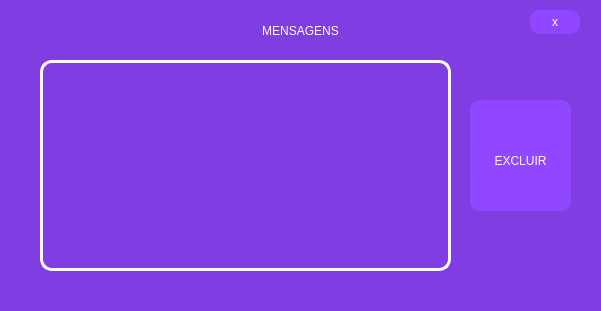
     <widget class="QWidget" name="widgetAbrirMensagens" native="true">
      <property name="geometry">
       <rect>
        <x>308</x>
        <y>206</y>
        <width>601</width>
        <height>311</height>
       </rect>
      </property>
      <property name="styleSheet">
       <string notr="true">background-color: rgb(128, 62, 226);
border:none;
border-radius:20%
</string>
      </property>
      <widget class="QPushButton" name="botaoFecharListaMensagens_4">
       <property name="geometry">
        <rect>
         <x>530</x>
         <y>10</y>
         <width>50</width>
         <height>24</height>
        </rect>
       </property>
       <property name="minimumSize">
        <size>
         <width>50</width>
         <height>0</height>
        </size>
       </property>
       <property name="styleSheet">
        <string notr="true">QPushButton{
	
	background-color: rgb(145, 70, 255);
	border-radius:10px;
	
	font:87 10pt &quot;Arial Black&quot;;
	color: rgb(255, 255, 255);
}

QPushButton:hover {
background-color: rgb(166, 68, 255);
borderr-radius: 10px rgb(70, 70, 70);
}
QPushButton:pressed {
background-color: rgb(145, 70, 255);
color: (145, 70, 255);
}</string>
       </property>
       <property name="text">
        <string>x</string>
       </property>
      </widget>
      <widget class="QListWidget" name="listaMensagensDeRotinas_4">
       <property name="geometry">
        <rect>
         <x>40</x>
         <y>60</y>
         <width>411</width>
         <height>211</height>
        </rect>
       </property>
       <property name="styleSheet">
        <string notr="true">QListWidget
{
border : 3px solid rgb(255,255,255);
border-radius:12%;
color:white;
padding:10px 20px;
}
QListView::item:hover
{
background: rgb(166, 104, 197);
color: white;
}
 QListView::item:selected
{
border : 2px solid rgb(166, 104, 197);
background:rgb(85, 0, 127)
}</string>
       </property>
       <property name="dragDropMode">
        <enum>QAbstractItemView::InternalMove</enum>
       </property>
      </widget>
      <widget class="QPushButton" name="botaoEditar_4">
       <property name="geometry">
        <rect>
         <x>470</x>
         <y>100</y>
         <width>101</width>
         <height>41</height>
        </rect>
       </property>
       <property name="minimumSize">
        <size>
         <width>50</width>
         <height>0</height>
        </size>
       </property>
       <property name="styleSheet">
        <string notr="true">QPushButton{
	
	background-color: rgb(145, 70, 255);
	border-radius:10px;
	
	font:87 10pt &quot;Arial Black&quot;;
	color: rgb(255, 255, 255);
}

QPushButton:hover {
background-color: rgb(166, 68, 255);
borderr-radius: 10px rgb(70, 70, 70);
}
QPushButton:pressed {
background-color: rgb(145, 70, 255);
color: (145, 70, 255);
}</string>
       </property>
       <property name="text">
        <string>EDITAR</string>
       </property>
      </widget>
      <widget class="QPushButton" name="botaoExcluir_4">
       <property name="geometry">
        <rect>
         <x>470</x>
         <y>110</y>
         <width>101</width>
         <height>101</height>
        </rect>
       </property>
       <property name="minimumSize">
        <size>
         <width>50</width>
         <height>0</height>
        </size>
       </property>
       <property name="styleSheet">
        <string notr="true">QPushButton{
	
	background-color: rgb(145, 70, 255);
	border-radius:10px;
	
	font:87 10pt &quot;Arial Black&quot;;
	color: rgb(255, 255, 255);
}

QPushButton:hover {
background-color: rgb(166, 68, 255);
borderr-radius: 10px rgb(70, 70, 70);
}
QPushButton:pressed {
background-color: rgb(145, 70, 255);
color: (145, 70, 255);
}</string>
       </property>
       <property name="text">
        <string>EXCLUIR</string>
       </property>
      </widget>
      <widget class="QLabel" name="label_85">
       <property name="geometry">
        <rect>
         <x>100</x>
         <y>10</y>
         <width>401</width>
         <height>41</height>
        </rect>
       </property>
       <property name="styleSheet">
        <string notr="true">font: 87 15pt &quot;Arial Black&quot;;
color: rgb(255, 255, 255);
background:none;</string>
       </property>
       <property name="text">
        <string>MENSAGENS</string>
       </property>
       <property name="alignment">
        <set>Qt::AlignCenter</set>
       </property>
      </widget>
      <zorder>label_85</zorder>
      <zorder>botaoFecharListaMensagens_4</zorder>
      <zorder>listaMensagensDeRotinas_4</zorder>
      <zorder>botaoEditar_4</zorder>
      <zorder>botaoExcluir_4</zorder>
     </widget>
